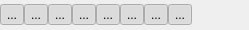
<?xml version="1.0" encoding="UTF-8"?>
<ui version="4.0">
 <class>EntityTypeFilter</class>
 <widget class="QWidget" name="EntityTypeFilter">
  <property name="geometry">
   <rect>
    <x>0</x>
    <y>0</y>
    <width>249</width>
    <height>30</height>
   </rect>
  </property>
  <property name="windowTitle">
   <string>Entity Type Filter:</string>
  </property>
  <property name="toolTip">
   <string>Toggle Beam Entities</string>
  </property>
  <property name="styleSheet">
   <string notr="true"/>
  </property>
  <layout class="QHBoxLayout" name="horizontalLayout">
   <property name="spacing">
    <number>0</number>
   </property>
   <property name="leftMargin">
    <number>0</number>
   </property>
   <property name="topMargin">
    <number>0</number>
   </property>
   <property name="rightMargin">
    <number>0</number>
   </property>
   <property name="bottomMargin">
    <number>0</number>
   </property>
   <item>
    <widget class="QToolButton" name="allCheckable">
     <property name="toolTip">
      <string>Toggle All Entities</string>
     </property>
     <property name="text">
      <string>...</string>
     </property>
     <property name="icon">
      <iconset resource="simQtResources.qrc">
       <normaloff>:/simQt/images/all.png</normaloff>:/simQt/images/all.png</iconset>
     </property>
     <property name="iconSize">
      <size>
       <width>24</width>
       <height>24</height>
      </size>
     </property>
     <property name="checkable">
      <bool>true</bool>
     </property>
     <property name="checked">
      <bool>true</bool>
     </property>
     <property name="autoRaise">
      <bool>true</bool>
     </property>
    </widget>
   </item>
   <item>
    <widget class="QToolButton" name="platformCheckable">
     <property name="toolTip">
      <string>Toggle Platforms</string>
     </property>
     <property name="text">
      <string>...</string>
     </property>
     <property name="icon">
      <iconset resource="simQtResources.qrc">
       <normaloff>:/simQt/images/platform.png</normaloff>:/simQt/images/platform.png</iconset>
     </property>
     <property name="iconSize">
      <size>
       <width>24</width>
       <height>24</height>
      </size>
     </property>
     <property name="checkable">
      <bool>true</bool>
     </property>
     <property name="checked">
      <bool>true</bool>
     </property>
     <property name="autoRaise">
      <bool>true</bool>
     </property>
    </widget>
   </item>
   <item>
    <widget class="QToolButton" name="beamCheckable">
     <property name="toolTip">
      <string>Toggle Beams</string>
     </property>
     <property name="text">
      <string>...</string>
     </property>
     <property name="icon">
      <iconset resource="simQtResources.qrc">
       <normaloff>:/simQt/images/beam.png</normaloff>:/simQt/images/beam.png</iconset>
     </property>
     <property name="iconSize">
      <size>
       <width>24</width>
       <height>24</height>
      </size>
     </property>
     <property name="checkable">
      <bool>true</bool>
     </property>
     <property name="checked">
      <bool>true</bool>
     </property>
     <property name="autoRaise">
      <bool>true</bool>
     </property>
    </widget>
   </item>
   <item>
    <widget class="QToolButton" name="gateCheckable">
     <property name="toolTip">
      <string>Toggle Gates</string>
     </property>
     <property name="text">
      <string>...</string>
     </property>
     <property name="icon">
      <iconset resource="simQtResources.qrc">
       <normaloff>:/simQt/images/gate.png</normaloff>:/simQt/images/gate.png</iconset>
     </property>
     <property name="iconSize">
      <size>
       <width>24</width>
       <height>24</height>
      </size>
     </property>
     <property name="checkable">
      <bool>true</bool>
     </property>
     <property name="checked">
      <bool>true</bool>
     </property>
     <property name="autoRaise">
      <bool>true</bool>
     </property>
    </widget>
   </item>
   <item>
    <widget class="QToolButton" name="laserCheckable">
     <property name="toolTip">
      <string>Toggle Lasers</string>
     </property>
     <property name="text">
      <string>...</string>
     </property>
     <property name="icon">
      <iconset resource="simQtResources.qrc">
       <normaloff>:/simQt/images/laser.png</normaloff>:/simQt/images/laser.png</iconset>
     </property>
     <property name="iconSize">
      <size>
       <width>24</width>
       <height>24</height>
      </size>
     </property>
     <property name="checkable">
      <bool>true</bool>
     </property>
     <property name="checked">
      <bool>true</bool>
     </property>
     <property name="autoRaise">
      <bool>true</bool>
     </property>
    </widget>
   </item>
   <item>
    <widget class="QToolButton" name="lobCheckable">
     <property name="toolTip">
      <string>Toggle LOBs</string>
     </property>
     <property name="text">
      <string>...</string>
     </property>
     <property name="icon">
      <iconset resource="simQtResources.qrc">
       <normaloff>:/simQt/images/lob.png</normaloff>:/simQt/images/lob.png</iconset>
     </property>
     <property name="iconSize">
      <size>
       <width>24</width>
       <height>24</height>
      </size>
     </property>
     <property name="checkable">
      <bool>true</bool>
     </property>
     <property name="checked">
      <bool>true</bool>
     </property>
     <property name="autoRaise">
      <bool>true</bool>
     </property>
    </widget>
   </item>
   <item>
    <widget class="QToolButton" name="projectorCheckable">
     <property name="toolTip">
      <string>Toggle Projectors</string>
     </property>
     <property name="text">
      <string>...</string>
     </property>
     <property name="icon">
      <iconset resource="simQtResources.qrc">
       <normaloff>:/simQt/images/projector.png</normaloff>:/simQt/images/projector.png</iconset>
     </property>
     <property name="iconSize">
      <size>
       <width>24</width>
       <height>24</height>
      </size>
     </property>
     <property name="checkable">
      <bool>true</bool>
     </property>
     <property name="checked">
      <bool>true</bool>
     </property>
     <property name="autoRaise">
      <bool>true</bool>
     </property>
    </widget>
   </item>
   <item>
    <widget class="QToolButton" name="customRenderingCheckable">
     <property name="toolTip">
      <string>Toggle Custom Rendering</string>
     </property>
     <property name="text">
      <string>...</string>
     </property>
     <property name="icon">
      <iconset resource="simQtResources.qrc">
       <normaloff>:/simQt/images/Question.png</normaloff>:/simQt/images/Question.png</iconset>
     </property>
     <property name="iconSize">
      <size>
       <width>24</width>
       <height>24</height>
      </size>
     </property>
     <property name="checkable">
      <bool>true</bool>
     </property>
     <property name="checked">
      <bool>true</bool>
     </property>
     <property name="autoRaise">
      <bool>true</bool>
     </property>
    </widget>
   </item>
   <item>
    <spacer name="horizontalSpacer">
     <property name="orientation">
      <enum>Qt::Horizontal</enum>
     </property>
     <property name="sizeHint" stdset="0">
      <size>
       <width>40</width>
       <height>20</height>
      </size>
     </property>
    </spacer>
   </item>
  </layout>
 </widget>
 <resources>
  <include location="simQtResources.qrc"/>
 </resources>
 <connections/>
</ui>
